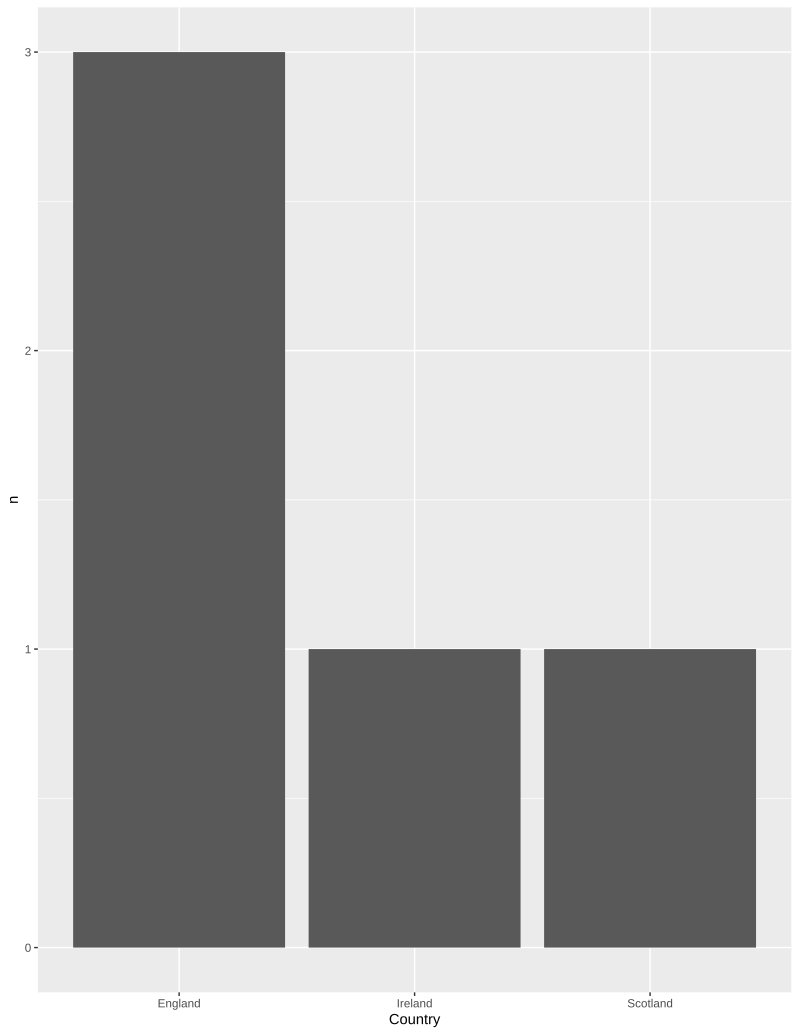

Recreate this plot in R.
#' _Github Demo_ 
#' Read in the data provided 
#' Plot a barchart to show the most popular lunch destination
#' Clean the data to make the plot better
#' Create your own version in a new repo for your own university/ site
#' 
#' Load libraries
if (!require("pacman")) install.packages("pacman")
pacman::p_load(tidyverse, # data manipulation
               viridis,
               leaflet,
               svglite)

#' Import data
df <- read_csv("~/Downloads/Data_test.csv") # proportion patients returning by dose

# Group and count venue choices 
ug <- df %>%
  mutate_at(vars(Country), factor) %>%
  group_by(Country) %>%
  dplyr::summarise(n = length(Country))

# make bar plot to show popular choices
p <- ggplot(data = ug, aes(x = Country, y = n)) +
  geom_bar(stat="identity")
p

ggsave(filename = "nwb_test.svg", plot = p, device = "svg", path = "~/Documents/GitHub/QUB_NWB_test/")

# Bit of a mess - lets clean up the data
table(df$name) # get rid of non-unique names
table(df$university) # clean up misspellings

# examples of cleaning up messy data
df$venue <- gsub("DM", "Dumpling monkey", df$venue)
# or
df <- df %>%
  dplyr::mutate(venue = recode(venue,
                'Sound Bitea' = 'Sound Bites',
                'Sound Bite' = 'Sound Bites',
                'IHI cafeteria' = 'IHI cafe'))

df <- df %>%
  dplyr::mutate(university = recode(university,
                                    'Glasgw' = 'Glasgow'))

# save clean data (without overwriting the raw data!)
if(!dir.exists("outputs")){dir.create("outputs")}
write.csv(df, file = "outputs/venues_clean.csv", row.names = FALSE)
  
# replot
# make bar plot to show popular choices
ug <- df %>% 
  filter(university == "Glasgow")  %>%
  mutate_at(vars(venue), factor) %>%
  group_by(venue) %>%
  summarise(n = length(venue)) %>%
  ggplot(aes(x = venue, y = n)) +
  geom_bar(stat="identity")
ug

# stacked barplot
p <- df %>% 
  group_by(venue, university) %>%
  summarise(n = length(venue)) %>%
  ggplot(aes(x = venue, y = n, fill = university)) +
  geom_bar(stat="identity") + 
  theme_minimal()
p

# save an svg file
if(!dir.exists("figs")){dir.create("figs")}
ggsave("figs/demo_stacked_chart.svg", p, device = "svg")

# See if the file can be edited in ppt! Follow instructions here:
# https://nalinan.medium.com/how-to-vectorize-plots-from-r-in-powerpoint-bad7c238e86a



